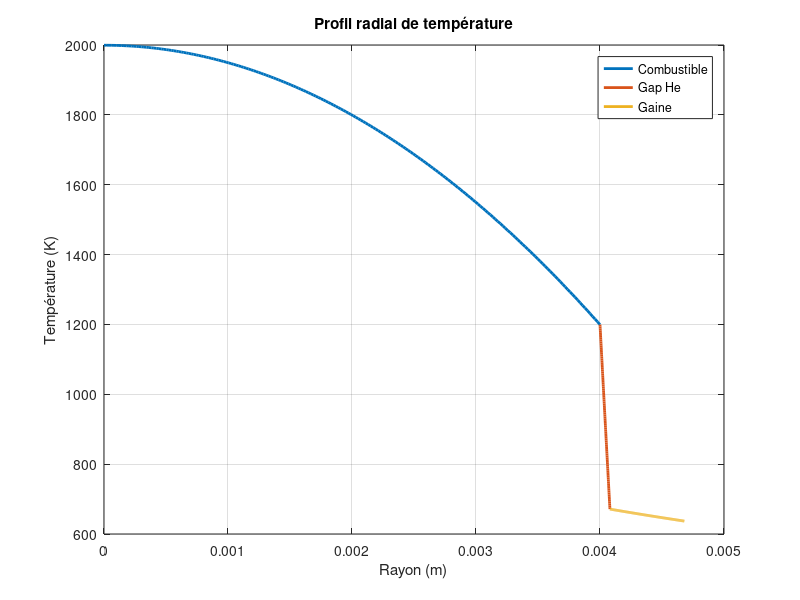
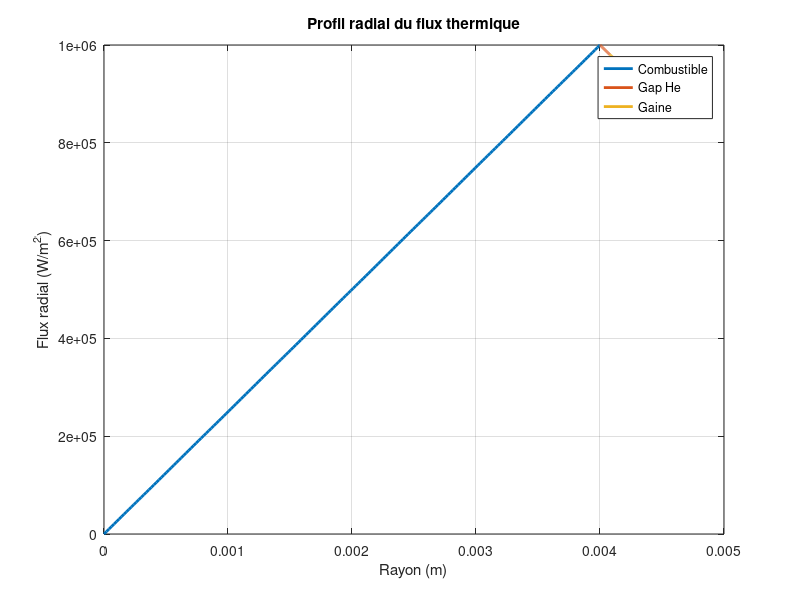
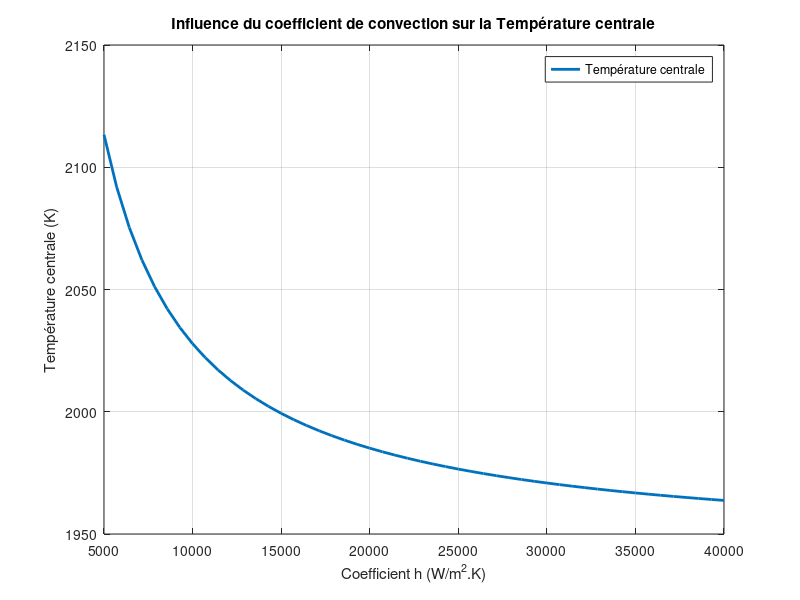
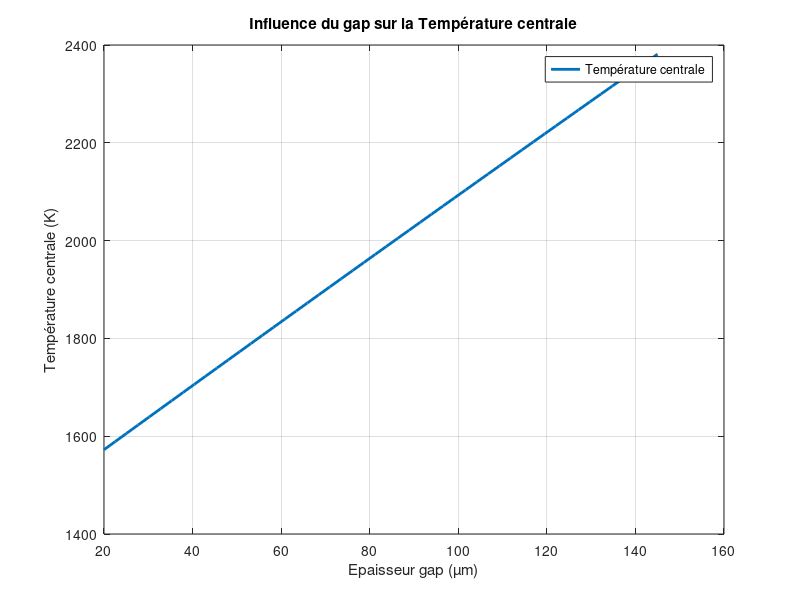

MATLAB code for these plots, in order:
clc
clear
close all

R1 = 4e-3;      % Rayon combustible (m)
gap = 80e-6;    % Epaisseur gap (m)
R2 = R1 + gap;
R3 = R2 + 0.6e-3; % Epaisseur gaine (m)

k1 = 2.5;       % UO2 (W/m.K)
k2 = 0.15;      % Helium (W/m.K)
k3 = 16;        % Zircaloy (W/m.K)

qppp = 5e8;     % Production volumique (W/m^3)
h = 15000;      % Coefficient convection (W/m^2.K)
Tinf = 580;     % Température eau (K)

%% Constantes analytiques

A2 = - qppp*R1^2/(2*k2);
A3 = - qppp*R1^2/(2*k3);

B3 = Tinf + (qppp*R1^2)/(2*h*R3) - A3*log(R3);

B2 = B3 + (A3 - A2)*log(R2);

C2 = - qppp*R1^2/(2*k2)*log(R1) + B2 + qppp*R1^2/(4*k1);

%% Discrétisation

r1 = linspace(0,R1,200);
r2 = linspace(R1,R2,100);
r3 = linspace(R2,R3,150);

%% Température

T1 = -qppp/(4*k1)*r1.^2 + C2;
T2 = A2*log(r2) + B2;
T3 = A3*log(r3) + B3;

%% Flux radial

q1 = -k1*(-qppp/(2*k1)*r1);
q2 = -k2*(A2./r2);
q3 = -k3*(A3./r3);

figure
plot(r1,T1,'LineWidth',2)
hold on
plot(r2,T2,'LineWidth',2)
plot(r3,T3,'LineWidth',2)
xlabel('Rayon (m)')
ylabel('Température (K)')
legend('Combustible','Gap He','Gaine')
title('Profil radial de température')
grid on

figure
plot(r1,q1,'LineWidth',2)
hold on
plot(r2,q2,'LineWidth',2)
plot(r3,q3,'LineWidth',2)
xlabel('Rayon (m)')
ylabel('Flux radial (W/m^2)')
legend('Combustible','Gap He','Gaine')
title('Profil radial du flux thermique')
grid on

Q_generated = qppp*pi*R1^2;
Q_surface = q3(end)*2*pi*R3;

disp([Q_generated Q_surface])


h_values = linspace(5000,40000,50);
Tc_h = zeros(size(h_values));

for i=1:length(h_values)
    h = h_values(i);
    B3 = Tinf + (qppp*R1^2)/(2*h*R3) - A3*log(R3);
    B2 = B3 + (A3 - A2)*log(R2);
    C2 = - qppp*R1^2/(2*k2)*log(R1) + B2 + qppp*R1^2/(4*k1);
    Tc_h(i) = C2;
end

figure
plot(h_values,Tc_h,'LineWidth',2)
xlabel('Coefficient h (W/m^2.K)')
ylabel('Température centrale (K)')
legend('Température centrale')
title('Influence du coefficient de convection sur la Température centrale')
grid on


gap_values = linspace(20e-6,145e-6,50);
Tc_gap = zeros(size(gap_values));

for i=1:length(gap_values)
    R2 = R1 + gap_values(i);
    A2 = - qppp*R1^2/(2*k2);
    A3 = - qppp*R1^2/(2*k3);
    B3 = Tinf + (qppp*R1^2)/(2*h*R3) - A3*log(R3);
    B2 = B3 + (A3 - A2)*log(R2);
    C2 = - qppp*R1^2/(2*k2)*log(R1) + B2 + qppp*R1^2/(4*k1);
    Tc_gap(i) = C2;
end

figure
plot(gap_values*1e6,Tc_gap,'LineWidth',2)
xlabel('Epaisseur gap (µm)')
ylabel('Température centrale (K)')
legend('Température centrale')
title('Influence du gap sur la Température centrale')
grid on



%% Paramètres non-linéaires UO2

a = 1/6;
b = 1/6000;

%% Température d'interface issue du modèle linéaire
Ts = T1(end);   % température à r = R1

%% Profil non-linéaire (Kirchhoff)

Tc_linear = T1(1);


T_nl = ( (a + b*Ts).*exp( (b*qppp/4)*(R1^2 - r1.^2) ) - a )/b;

Tc_nonlinear = T_nl(1);

k_center = 1/(a + b*Tc_nonlinear);



figure
plot(r1,T1,'LineWidth',2)
hold on
plot(r1,T_nl,'--','LineWidth',2)
xlabel('Rayon (m)')
ylabel('Température (K)')
legend('Linéaire','Non-linéaire k(T)')
title('Comparaison profil température combustible')
grid on

%Tc_linear = T1(1);
%Tc_nonlinear = T_nl(1);

%% RESOLUTION NUMERIQUE NON-LINEAIRE

N = 200;
r = linspace(0,R1,N)';
dr = r(2)-r(1);

Ts = T1(end); % température interface
T = T1';      % initialisation avec solution linéaire

tol = 1e-6;
err = 1;
iter = 0;

while err > tol && iter < 1000

    T_old = T;

    % Conductivité locale
    k = 1./(a + b*T);

    A = zeros(N,N);
    bvec = zeros(N,1);

    % Condition centre (symétrie)
    A(1,1) = 1;
    A(1,2) = -1;
    bvec(1) = 0;

    % Noeuds internes
    for i = 2:N-1

        rp = r(i) + dr/2;
        rm = r(i) - dr/2;

        kp = (k(i)+k(i+1))/2;
        km = (k(i)+k(i-1))/2;

        A(i,i-1) = rm*km/dr^2;
        A(i,i)   = - (rp*kp + rm*km)/dr^2;
        A(i,i+1) = rp*kp/dr^2;

        bvec(i) = - r(i)*qppp;
    end

    % Condition interface
    A(N,N) = 1;
    bvec(N) = Ts;

    % Résolution système linéaire
    T = A\bvec;

    err = max(abs(T - T_old));
    iter = iter + 1;
end




figure
plot(r1,T_nl,'LineWidth',2)
hold on
plot(r,T,'--','LineWidth',2)
xlabel('Rayon (m)')
ylabel('Température (K)')
legend('Kirchhoff analytique','Numérique DF')
title('Validation solution non-linéaire')
grid on





disp(['Convergence en ', num2str(iter), ' iterations'])
disp(['Tc linéaire = ', num2str(Tc_linear)])
disp(['Tc non-linéaire = ', num2str(Tc_nonlinear)])
disp(['k_center non-linéaire = ', num2str(k_center)])





% Puissance volumique (MW/m^3)
%H = [100 200 300 400 500];

% Température centrale modèle linéaire (K)
%Tc_lin = [864.6 1147.9 1431.4 1715.4 1999.4];

% Température centrale modèle non-linéaire (K)
%Tc_nl = [821.5 1088.5 1384.5 1709.9 2069.1];

% Tracé
%figure

%plot(H,Tc_lin,'-o','LineWidth',2)
%hold on

%plot(H,Tc_nl,'-s','LineWidth',2)
%grid on

%xlabel('Puissance volumique H (MW/m^3)','FontSize',12)
%ylabel('Température centrale T_c (K)','FontSize',12)

%title('Température centrale en fonction de la puissance volumique','FontSize',14)

%legend('Modèle linéaire','Modèle non-linéaire','Location','northwest')
